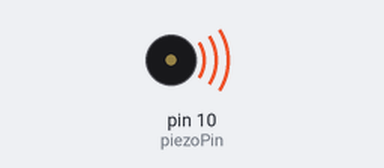
Simulated run of this sketch. Board: Arduino Uno, built with avr-gcc and run on an emulated ATmega328P. Shown: buzzer (waves = sounding).

Above: at 0.2 s.
Timing chart, 0 to 3.0 s (numbered marks = the images above):
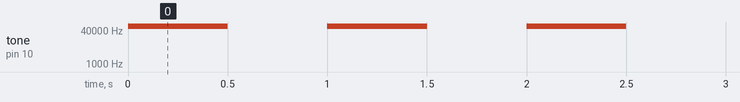

Measured:
- by itself, tone on pin 10 (piezoPin): alternates 60176 Hz for 0.50 s and silent for 0.50 s

The sketch:

tone.ino
```cpp
//A sketch to demonstrate the tone() function

//Specify digital pin on the Arduino that the positive lead of piezo buzzer is attached.
int piezoPin = 10;

void setup() {

}//close setup

void loop() {

  /*Tone needs 2 arguments, but can take three
    1) Pin#
    2) Frequency - this is in hertz (cycles per second) which determines the pitch of the noise made
    3) Duration - how long teh tone plays
  */
  tone(piezoPin, 650000, 500);

  //tone(piezoPin, 1000, 500);
  delay(1000);

}
```
